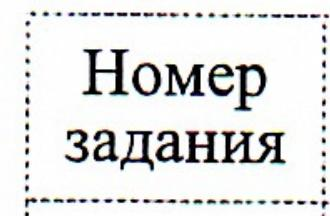
#> input picture typed/test_images/cell_0_0.jpg, 330 x 216 px
$ python -i preprocess_image.py   (imports and definitions only)
#> lines starting #> are read from the running program, lines starting #| are printed output that depends on the picture; after the words box and inside, x2 and y2 are one past the last pixel; in counts of white or black regions, pixels touching at a corner belong together
import cv2
import numpy as np
from PIL import Image
import io

def run(file_path):
#> called with file_path = 'test_images/cell_0_0.jpg'
    img = cv2.imread(file_path)
#> img is the input picture: shape (216, 330, 3); mean B, G, R 224.8, 225.3, 224.7
    gray = cv2.cvtColor(img, cv2.COLOR_BGR2GRAY)

    _, binary = cv2.threshold(gray, 200, 255, cv2.THRESH_BINARY_INV)
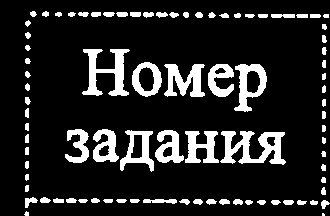
#> binary: shape (216, 330); 14.5% white; 86 white regions (2 under 20 px)

    contours, _ = cv2.findContours(binary, cv2.RETR_EXTERNAL, cv2.CHAIN_APPROX_SIMPLE)
#> contours = 86 contours, 22 with area under 20; largest, box (x1, y1, x2, y2) and area: (220, 131, 286, 165) 1090, (234, 64, 267, 112) 910, (82, 49, 130, 96) 866, (132, 62, 162, 97) 762, (120, 130, 154, 172) 748

    for contour in contours:
        area = cv2.contourArea(contour)
        if 10 < area < 200:
            cv2.drawContours(binary, [contour], -1, (0, 0, 0), thickness=cv2.FILLED)
#> this loop made 86 passes
#> area on passes 3 to 14: 36.5, 22, 25.5, 35, 27.5, 24, 21, 35, 36.5, 33, 33, 29.5
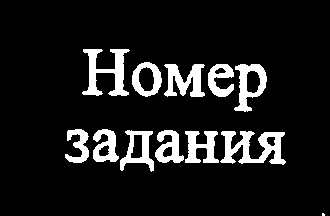
#> binary: shape (216, 330); 10.6% white; 12 white regions (1 under 20 px), largest, box (x1, y1, x2, y2) and area: (220, 131, 286, 165) 1202, (82, 49, 130, 96) 1019, (164, 64, 205, 97) 791

    result = cv2.bitwise_not(binary)

    _, buffer = cv2.imencode('.jpg', result)
#> buffer = 15683 values, max 255 at index 0, min 0 at index 4, mean 134.7
    img_bytes = io.BytesIO(buffer)

    pil_img_for_ocr = Image.open(img_bytes)
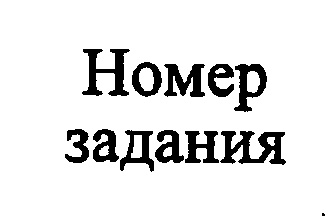
#> pil_img_for_ocr: PIL image 330x216 L; min 0, max 255, mean 227.8

    return pil_img_for_ocr

>>> result = run('test_images/cell_0_0.jpg')

$ run again, on typed/test_images/cell_0_4.jpg
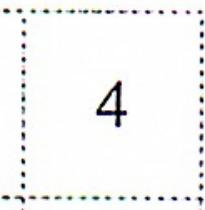
#> input picture typed/test_images/cell_0_4.jpg, 205 x 210 px
#> in run, img is the input picture: shape (210, 205, 3); mean B, G, R 244.4, 244.6, 244.3
#> contours = 63 contours, 41 with area under 20; largest, box (x1, y1, x2, y2) and area: (96, 80, 127, 128) 645, (14, 195, 26, 204) 42, (196, 196, 204, 206) 29, (1, 195, 11, 200) 28, (91, 10, 102, 14) 26
#> the loop in run, `for contour in contours:` made 63 passes
#> area on passes 2, 9, 14, 15, 16, 17, 18, 24: 29, 21, 22, 21, 42, 27.5, 22, 20
#> after the loop in run, `for contour in contours:`:
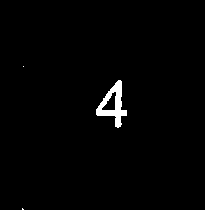
#> binary: shape (210, 205); 1.4% white; 3 white regions (2 under 20 px), largest, box (x1, y1, x2, y2) and area: (96, 80, 127, 128) 579
#> buffer = 2056 values, max 255 at index 0, min 0 at index 4, mean 120.9
#> in run, `pil_img_for_ocr = Image.open(img_bytes)`:
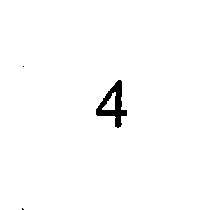
#> pil_img_for_ocr: PIL image 205x210 L; min 0, max 255, mean 251.5
